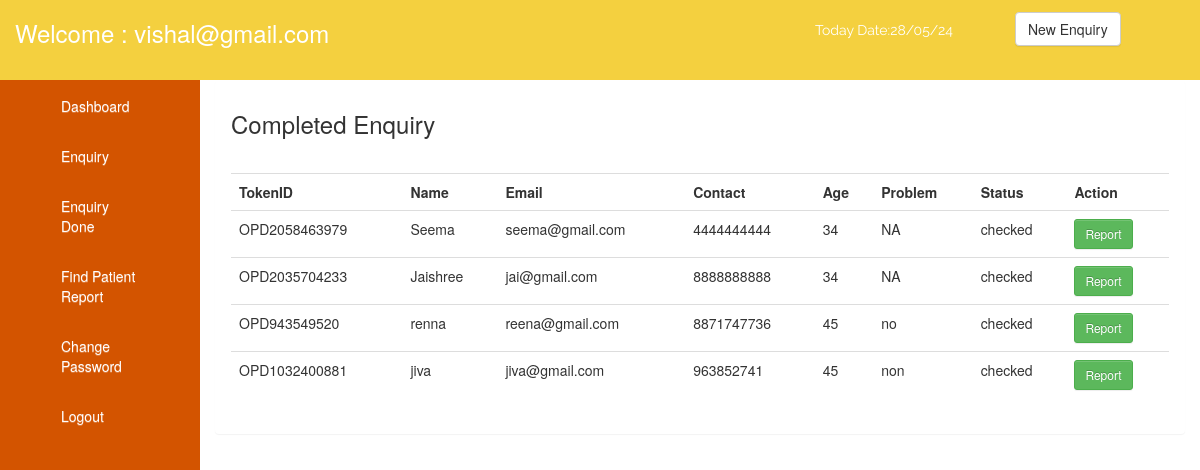
Screenshot of /doctor/done.php (signed in) with the database file from the repository.
### tables this page shows
CREATE TABLE IF NOT EXISTS `new_profile` (
  `regid` int(11) NOT NULL AUTO_INCREMENT,
  `name` varchar(100) NOT NULL,
  `email` varchar(100) NOT NULL,
  `contact` varchar(100) NOT NULL,
  `mother` varchar(100) NOT NULL,
  `father` varchar(100) NOT NULL,
  `age` varchar(100) NOT NULL,
  `problem` text NOT NULL,
  `did` int(11) NOT NULL,
  `room_no` varchar(100) NOT NULL,
  `tokenid` varchar(100) NOT NULL,
  `dob` varchar(100) NOT NULL,
  `reg_date` timestamp NOT NULL,
  `password` varchar(100) NOT NULL,
  `status` varchar(100) NOT NULL DEFAULT 'pending',
  PRIMARY KEY (`regid`),
  UNIQUE KEY `email` (`email`),
  UNIQUE KEY `contact` (`contact`),
  UNIQUE KEY `tokenid` (`tokenid`)
);

### doctor/done.php (the view)
<?php include('header.php'); ?>
      <?php include('sidebar.php'); ?>
       	<div class="col-md-10" id="righ_section">
       		<div class="panel">
       			<div class="panel-heading">
       				<h3>Completed Enquiry</h3>
       			</div>
       			<div class="panel-body">
       				<table class="table">
       				<tr>
       					<th>TokenID</th>
       					<th>Name</th>
       					<th>Email</th>
       					<th>Contact</th>
       					<th>Age</th>
       					<th>Problem</th>
       					<th>Status</th>
       					<th>Action</th>
       				</tr>
       			 <?php
					$qry ="select * from new_profile where did=(select did from doctor where email='".$_SESSION['doctor_user']."') && status='checked'";
					$ex = mysqli_query($con,$qry);
					while($rs = mysqli_fetch_array($ex))
					{
				   ?>
				    <tr>
				    	<td><?php echo $rs['tokenid']; ?></td>
				    	<td><?php echo $rs['name']; ?></td>
				    	<td><?php echo $rs['email']; ?></td>
				    	<td><?php echo $rs['contact']; ?></td>
				    	<td><?php echo $rs['age']; ?></td>
				    	<td><?php echo $rs['problem']; ?></td>
				    	<td><?php echo $rs['status']; ?></td>
				    	<td><a href="report.php?tokenid=<?php echo $rs['tokenid']; ?>" class="btn btn-success btn-sm">Report</a></td>
				    </tr>
				   <?php
					}
					?>
       				</table>
       			</div>
       		</div>
       	</div>
<?php include('footer.php'); ?>

### rows the page displays
new_profile: tokenid "OPD2058463979", name "Seema", email "seema@gmail.com", contact "4444444444", age "34", problem "NA", status "checked"
new_profile: tokenid "OPD2035704233", name "Jaishree", email "jai@gmail.com", contact "8888888888", age "34", problem "NA", status "checked"
new_profile: tokenid "OPD943549520", name "renna", email "reena@gmail.com", contact "8871747736", age "45", problem "no", status "checked"
new_profile: tokenid "OPD1032400881", name "jiva", email "jiva@gmail.com", contact "963852741", age "45", problem "non", status "checked"

### other values shown
$_SESSION['doctor_user'] "vishal@gmail.com"
